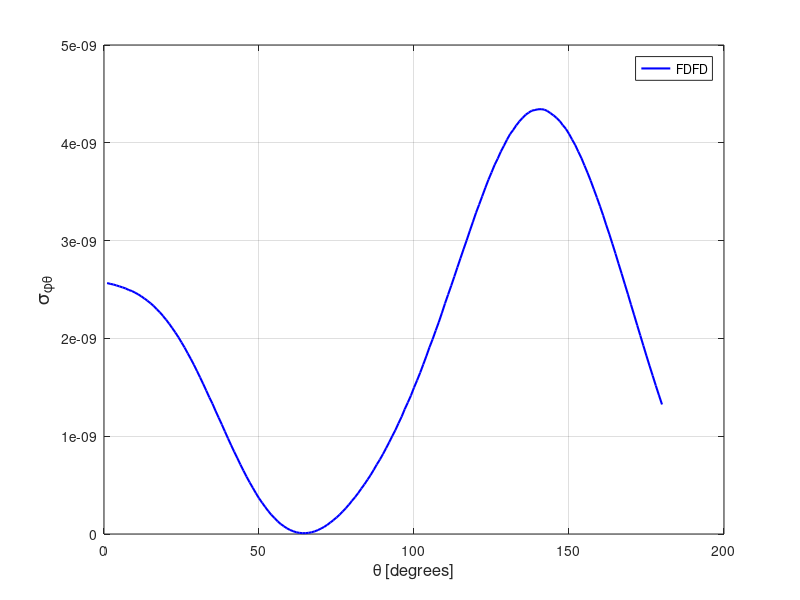

The MATLAB script that drew this image:
spt = [ 
    1  0.25658724E-08
    2  0.25578886E-08
    3  0.25513827E-08
    4  0.25417801E-08
    5  0.25317937E-08
    6  0.25213118E-08
    7  0.25106257E-08
    8  0.24947946E-08
    9  0.24844768E-08
   10  0.24681353E-08
   11  0.24509259E-08
   12  0.24306723E-08
   13  0.24084073E-08
   14  0.23857076E-08
   15  0.23591131E-08
   16  0.23331779E-08
   17  0.22992999E-08
   18  0.22671431E-08
   19  0.22310123E-08
   20  0.21922575E-08
   21  0.21512701E-08
   22  0.21065663E-08
   23  0.20605717E-08
   24  0.20125341E-08
   25  0.19593742E-08
   26  0.19066806E-08
   27  0.18475775E-08
   28  0.17906281E-08
   29  0.17303887E-08
   30  0.16659778E-08
   31  0.16009899E-08
   32  0.15342215E-08
   33  0.14658036E-08
   34  0.13955426E-08
   35  0.13319597E-08
   36  0.12578669E-08
   37  0.11889146E-08
   38  0.11201919E-08
   39  0.10484401E-08
   40  0.97764485E-09
   41  0.90834540E-09
   42  0.84136120E-09
   43  0.77669610E-09
   44  0.70987421E-09
   45  0.64685868E-09
   46  0.58518523E-09
   47  0.52703886E-09
   48  0.47230453E-09
   49  0.41706905E-09
   50  0.36513353E-09
   51  0.32024014E-09
   52  0.27648120E-09
   53  0.23373467E-09
   54  0.19630483E-09
   55  0.16315695E-09
   56  0.12995162E-09
   57  0.10226826E-09
   58  0.79717295E-10
   59  0.58259217E-10
   60  0.41645576E-10
   61  0.28782726E-10
   62  0.17964713E-10
   63  0.11888368E-10
   64  0.85485881E-11
   65  0.89576159E-11
   66  0.12074047E-10
   67  0.18207835E-10
   68  0.27323812E-10
   69  0.40050449E-10
   70  0.55345721E-10
   71  0.72503108E-10
   72  0.93263793E-10
   73  0.11706271E-09
   74  0.14207971E-09
   75  0.16824286E-09
   76  0.19837054E-09
   77  0.23106889E-09
   78  0.26323418E-09
   79  0.30003947E-09
   80  0.33979572E-09
   81  0.37722298E-09
   82  0.41828158E-09
   83  0.46441184E-09
   84  0.50783455E-09
   85  0.55502630E-09
   86  0.60264510E-09
   87  0.65543909E-09
   88  0.71067024E-09
   89  0.76127715E-09
   90  0.81752249E-09
   91  0.87743612E-09
   92  0.93808361E-09
   93  0.10018461E-08
   94  0.10626449E-08
   95  0.11322393E-08
   96  0.11985808E-08
   97  0.12755993E-08
   98  0.13442254E-08
   99  0.14148739E-08
  100  0.14971713E-08
  101  0.15713877E-08
  102  0.16502537E-08
  103  0.17348263E-08
  104  0.18201288E-08
  105  0.19100719E-08
  106  0.19907145E-08
  107  0.20802231E-08
  108  0.21662196E-08
  109  0.22598818E-08
  110  0.23572078E-08
  111  0.24479965E-08
  112  0.25383964E-08
  113  0.26317282E-08
  114  0.27267140E-08
  115  0.28204328E-08
  116  0.29136631E-08
  117  0.30040817E-08
  118  0.30988516E-08
  119  0.31908101E-08
  120  0.32843228E-08
  121  0.33676795E-08
  122  0.34530028E-08
  123  0.35390078E-08
  124  0.36218541E-08
  125  0.36963237E-08
  126  0.37739816E-08
  127  0.38376546E-08
  128  0.39095061E-08
  129  0.39694505E-08
  130  0.40325507E-08
  131  0.40890038E-08
  132  0.41314441E-08
  133  0.41794652E-08
  134  0.42190846E-08
  135  0.42541237E-08
  136  0.42862371E-08
  137  0.43085722E-08
  138  0.43285846E-08
  139  0.43354236E-08
  140  0.43425330E-08
  141  0.43437942E-08
  142  0.43395771E-08
  143  0.43255413E-08
  144  0.43038182E-08
  145  0.42804991E-08
  146  0.42544408E-08
  147  0.42227555E-08
  148  0.41801917E-08
  149  0.41422643E-08
  150  0.40919699E-08
  151  0.40332271E-08
  152  0.39773416E-08
  153  0.39095398E-08
  154  0.38437880E-08
  155  0.37675520E-08
  156  0.36920114E-08
  157  0.36120069E-08
  158  0.35257191E-08
  159  0.34402869E-08
  160  0.33513226E-08
  161  0.32593028E-08
  162  0.31602987E-08
  163  0.30668219E-08
  164  0.29672638E-08
  165  0.28668612E-08
  166  0.27624245E-08
  167  0.26606330E-08
  168  0.25550662E-08
  169  0.24518816E-08
  170  0.23451081E-08
  171  0.22403583E-08
  172  0.21342184E-08
  173  0.20297624E-08
  174  0.19251158E-08
  175  0.18204831E-08
  176  0.17183224E-08
  177  0.16185273E-08
  178  0.15177299E-08
  179  0.14205219E-08
  180  0.13245461E-08
  181  0.12305272E-08
  182  0.11388047E-08
  183  0.10492074E-08
  184  0.96272113E-09
  185  0.87910856E-09
  186  0.79850360E-09
  187  0.72159723E-09
  188  0.64762595E-09
  189  0.57855187E-09
  190  0.51191124E-09
  191  0.44917473E-09
  192  0.38948397E-09
  193  0.33582792E-09
  194  0.28574038E-09
  195  0.23904290E-09
  196  0.19727819E-09
  197  0.15958915E-09
  198  0.12732412E-09
  199  0.98889695E-10
  200  0.74853228E-10
  201  0.56140655E-10
  202  0.41944673E-10
  203  0.32365020E-10
  204  0.27138599E-10
  205  0.27018839E-10
  206  0.31567349E-10
  207  0.40651937E-10
  208  0.53827876E-10
  209  0.72194570E-10
  210  0.94751235E-10
  211  0.12093353E-09
  212  0.15185858E-09
  213  0.18582419E-09
  214  0.22562993E-09
  215  0.26848732E-09
  216  0.31402311E-09
  217  0.36357695E-09
  218  0.41681972E-09
  219  0.47392246E-09
  220  0.53320903E-09
  221  0.59545419E-09
  222  0.65984529E-09
  223  0.72653716E-09
  224  0.79500168E-09
  225  0.86776936E-09
  226  0.94194408E-09
  227  0.10152681E-08
  228  0.10933530E-08
  229  0.11691804E-08
  230  0.12466131E-08
  231  0.13276104E-08
  232  0.14083226E-08
  233  0.14882724E-08
  234  0.15664491E-08
  235  0.16517816E-08
  236  0.17307429E-08
  237  0.18183682E-08
  238  0.18958615E-08
  239  0.19764090E-08
  240  0.20607660E-08
  241  0.21385351E-08
  242  0.22230318E-08
  243  0.22967535E-08
  244  0.23763789E-08
  245  0.24509776E-08
  246  0.25321893E-08
  247  0.26093547E-08
  248  0.26802238E-08
  249  0.27518490E-08
  250  0.28258784E-08
  251  0.29006801E-08
  252  0.29761118E-08
  253  0.30394343E-08
  254  0.31115470E-08
  255  0.31785505E-08
  256  0.32443754E-08
  257  0.33101955E-08
  258  0.33760823E-08
  259  0.34380199E-08
  260  0.34968290E-08
  261  0.35584877E-08
  262  0.36133962E-08
  263  0.36830048E-08
  264  0.37350163E-08
  265  0.37856904E-08
  266  0.38340384E-08
  267  0.38939389E-08
  268  0.39428447E-08
  269  0.40001624E-08
  270  0.40403529E-08
  271  0.40904884E-08
  272  0.41380459E-08
  273  0.41869410E-08
  274  0.42250567E-08
  275  0.42596704E-08
  276  0.42943240E-08
  277  0.43314627E-08
  278  0.43739057E-08
  279  0.44028177E-08
  280  0.44336503E-08
  281  0.44577853E-08
  282  0.44798232E-08
  283  0.45104027E-08
  284  0.45293773E-08
  285  0.45423536E-08
  286  0.45696629E-08
  287  0.45793080E-08
  288  0.45864890E-08
  289  0.46087147E-08
  290  0.46068505E-08
  291  0.46123385E-08
  292  0.46091784E-08
  293  0.46096345E-08
  294  0.46050941E-08
  295  0.45947770E-08
  296  0.45924327E-08
  297  0.45778084E-08
  298  0.45622435E-08
  299  0.45469175E-08
  300  0.45207216E-08
  301  0.45053956E-08
  302  0.44817363E-08
  303  0.44572399E-08
  304  0.44269020E-08
  305  0.43957886E-08
  306  0.43600141E-08
  307  0.43252992E-08
  308  0.42823558E-08
  309  0.42503387E-08
  310  0.42094004E-08
  311  0.41759183E-08
  312  0.41250097E-08
  313  0.40839576E-08
  314  0.40383155E-08
  315  0.39948667E-08
  316  0.39500581E-08
  317  0.38979797E-08
  318  0.38522394E-08
  319  0.37992223E-08
  320  0.37531631E-08
  321  0.37069148E-08
  322  0.36550944E-08
  323  0.36105672E-08
  324  0.35627135E-08
  325  0.35079550E-08
  326  0.34620962E-08
  327  0.34107492E-08
  328  0.33694176E-08
  329  0.33227661E-08
  330  0.32753438E-08
  331  0.32344041E-08
  332  0.31902461E-08
  333  0.31506053E-08
  334  0.31130969E-08
  335  0.30681191E-08
  336  0.30350582E-08
  337  0.29993452E-08
  338  0.29642695E-08
  339  0.29321821E-08
  340  0.29003928E-08
  341  0.28682083E-08
  342  0.28408651E-08
  343  0.28157359E-08
  344  0.27952183E-08
  345  0.27693117E-08
  346  0.27480216E-08
  347  0.27264384E-08
  348  0.27084066E-08
  349  0.26929610E-08
  350  0.26768756E-08
  351  0.26611360E-08
  352  0.26470255E-08
  353  0.26368006E-08
  354  0.26245530E-08
  355  0.26149776E-08
  356  0.26054610E-08
  357  0.25969422E-08
  358  0.25891338E-08
  359  0.25799423E-08
  360  0.25750619E-08
 ]; 
plot(spt(1:180,1),spt(1:180,2),'b-','linewidth',1.5 ); 
grid on 
legend('FDFD');
xlabel('\theta [degrees]','FontSize',12);
ylabel('\sigma_{\phi\theta}','FontSize',14);
